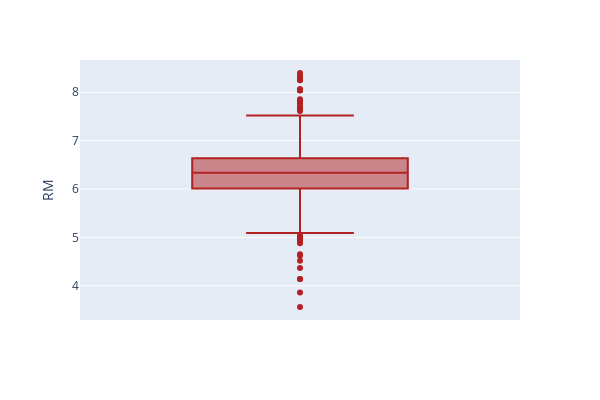

This figure's notebook cell:
### Markdown cell above
**Número médio de cômodos por casa no bairro**

### Code cell
boxplot = px.box(df, y = "RM", width=600, height=400, boxmode='overlay', color_discrete_sequence=["firebrick"])
boxplot.show()

### Figure 1 — Plotly figure (JSON) as saved in the notebook; plotly's stock layout.template omitted (floating-point values rounded to 4 significant figures; data arrays with more than 128 entries replaced by an {"elided": "..."} marker saying what was removed)
{"data": [{"alignmentgroup": "True", "hovertemplate": "RM=%{y}<extra></extra>", "legendgroup": "", "marker": {"color": "firebrick"}, "name": "", "notched": false, "offsetgroup": "", "orientation": "v", "showlegend": false, "type": "box", "x0": " ", "xaxis": "x", "y": {"elided": "2340 float values"}, "y0": " ", "yaxis": "y"}], "layout": {"boxmode": "overlay", "height": 400, "legend": {"tracegroupgap": 0}, "margin": {"t": 60}, "width": 600, "xaxis": {"anchor": "y", "domain": [0, 1]}, "yaxis": {"anchor": "x", "domain": [0, 1], "title": {"text": "RM"}}}}
